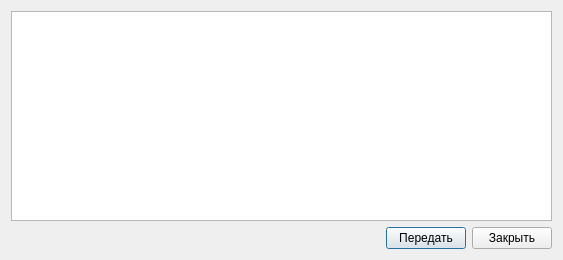
<?xml version="1.0" encoding="UTF-8"?>
<ui version="4.0">
 <class>MedServiceProfilesDialog</class>
 <widget class="QDialog" name="MedServiceProfilesDialog">
  <property name="geometry">
   <rect>
    <x>0</x>
    <y>0</y>
    <width>563</width>
    <height>260</height>
   </rect>
  </property>
  <property name="windowTitle">
   <string>Отправить профиль</string>
  </property>
  <layout class="QVBoxLayout" name="verticalLayout_2">
   <item>
    <layout class="QHBoxLayout" name="horizontalLayout_2">
     <item>
      <widget class="CTableView" name="tblViewMedProfiles"/>
     </item>
     <item>
      <layout class="QVBoxLayout" name="verticalLayout"/>
     </item>
    </layout>
   </item>
   <item>
    <layout class="QHBoxLayout" name="horizontalLayout">
     <item>
      <spacer name="horizontalSpacer">
       <property name="orientation">
        <enum>Qt::Horizontal</enum>
       </property>
       <property name="sizeHint" stdset="0">
        <size>
         <width>40</width>
         <height>20</height>
        </size>
       </property>
      </spacer>
     </item>
     <item>
      <widget class="QPushButton" name="btnSend">
       <property name="text">
        <string>Передать</string>
       </property>
      </widget>
     </item>
     <item>
      <widget class="QPushButton" name="btnClose">
       <property name="text">
        <string>Закрыть</string>
       </property>
      </widget>
     </item>
    </layout>
   </item>
  </layout>
 </widget>
 <customwidgets>
  <customwidget>
   <class>CTableView</class>
   <extends>QTableView</extends>
   <header>library/TableView</header>
  </customwidget>
 </customwidgets>
 <resources/>
 <connections>
  <connection>
   <sender>btnClose</sender>
   <signal>clicked()</signal>
   <receiver>MedServiceProfilesDialog</receiver>
   <slot>reject()</slot>
   <hints>
    <hint type="sourcelabel">
     <x>552</x>
     <y>249</y>
    </hint>
    <hint type="destinationlabel">
     <x>789</x>
     <y>167</y>
    </hint>
   </hints>
  </connection>
 </connections>
</ui>
